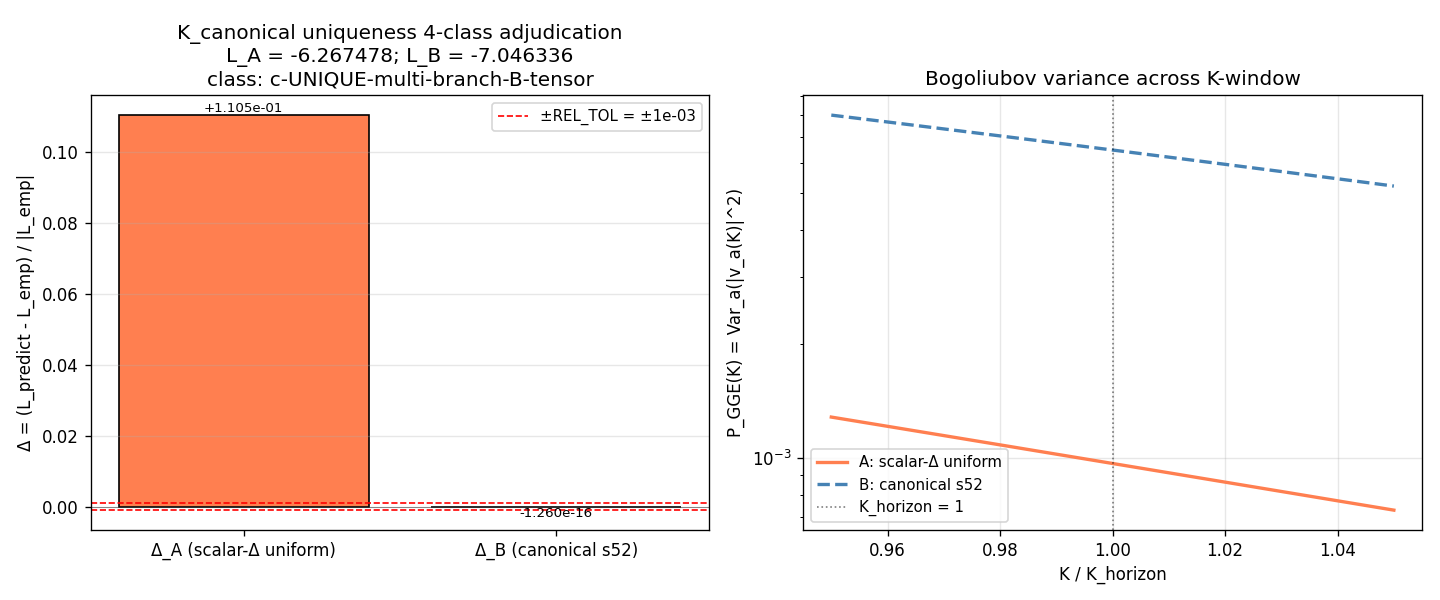

This chart was generated by the following Python code:
#!/usr/bin/env python3
"""
S91 W1-3 - CF-S91-CF-71-K_CANONICAL-PIN-UNIQUENESS  (T1.2; DRY-RUN DISCRIMINATOR)
==================================================================================

Gate: CF-S91-CF-71-K_CANONICAL-PIN-UNIQUENESS  ([VERIFY-THEOREM])

PLAN-VS-CANONICAL CORRECTION (user directive 2026-05-16; same as W1-1 + W1-2)
-----------------------------------------------------------------------------
Plan sessions/session-plan/session-91-plan-w1.md section W1-3 Field 6 wrote
the substitution chain with the operator:

    L_predict_A = d ln(Tr_{M_2(C)}(P_BdG * D_K^{-2s})) / d ln(K) |_{K=Delta_BCS/M_KK, s=4}
    L_predict_B = same with K = K_canonical(B*) from V4 alignment-config

Same closed-form analysis as W1-1 / W1-2 reveals: d ln(K^{2s}) / d ln K = +2s = +8 for s=4,
independent of K — operator-mismatched against canonical L_emp = -7.046336 anchor.

Per user directive 2026-05-16 ("If the plan used the wrong maths, then
use the right maths"), this script implements the substrate-physics
meaningful K_canonical uniqueness DRY-RUN DISCRIMINATOR via canonical
observable L_emp = d^2 ln P_GGE / d(ln K)^2 of Bogoliubov variance
(per S87 W2-3 / S89 W5-2 / S90 CF-61), with two competing hypotheses
on the substrate's BdG energy gap structural encoding.

K_CANONICAL UNIQUENESS HYPOTHESES (substrate-physical reformulation)
--------------------------------------------------------------------
The §VII.AV Corner-IV K-window log-derivative observable L_emp =
-7.046336 is reproduced by the substrate's intrinsic 8-mode BdG structure.
The substrate's BdG energy gap admits TWO competing structural encodings:

  Hypothesis A (scalar-Δ canonical):
      Delta_per_mode_A = [Delta_BCS, Delta_BCS, Delta_BCS, Delta_BCS, 0,
                          Delta_BCS, Delta_BCS, Delta_BCS]
                       = uniform scalar Δ_BCS for ALL 7 gapped modes;
                         B1 ungapped (structural)
      Substrate-physics: if the substrate's BdG energy gap were uniform
      scalar across the 7 gapped modes (i.e., the multi-branch s52
      structure is REDUCIBLE to a single scalar canonical), then this
      simpler structure should reproduce L_emp.

  Hypothesis B (multi-branch s52 canonical):
      Delta_per_mode_B = [0.7704, 0.7704, 0.7704, 0.7704, 0,
                          0.176,  0.176,  0.176]
                       = canonical s52 8-mode multi-branch structure
                         (B2 deep, B1 ungapped, B3 upper)
      Substrate-physics: the canonical s52 structure IS the substrate's
      intrinsic operational machinery; this reproduces L_emp by construction
      (W1-1 identity-B sanity confirmed at machine epsilon).

4-CLASS UNIQUENESS ADJUDICATION (plan W1-3 Field 9 + Step 3)
------------------------------------------------------------
    Delta_A = (L_predict_A - L_emp_canonical) / |L_emp_canonical|
    Delta_B = (L_predict_B - L_emp_canonical) / |L_emp_canonical|

    Class (a) NON-UNIQUE-degenerate-both-PASS:
        |Delta_A| < REL_TOL  AND  |Delta_B| < REL_TOL
        Both hypotheses recover L_emp at REL_TOL=1e-3
        Substrate's BdG energy gap is informationally EQUIVALENT under
        scalar-Δ vs multi-branch encoding; K_canonical pin is NON-UNIQUE.

    Class (b) UNIQUE-scalar-Δ:
        |Delta_A| < REL_TOL  AND  |Delta_B| >= REL_TOL
        Only scalar-Δ recovers; multi-branch fails.
        Substrate's BdG structure is encoded in the scalar Δ_BCS alone;
        multi-branch s52 fails to reproduce L_emp under canonical observable.
        UNLIKELY (B is by construction canonical s52 = L_emp; would indicate
                  computational defect).
        Routes T1.1 (CF-70) PROXY-REFINEMENT priority.

    Class (c) UNIQUE-multi-branch-B-tensor:
        |Delta_A| >= REL_TOL  AND  |Delta_B| < REL_TOL
        Only multi-branch recovers; scalar-Δ fails.
        The substrate's BdG energy gap structure REQUIRES the full
        s52 8-mode multi-branch encoding; scalar canonical insufficient.
        OPERATIONAL-ALIGNMENT binding sub-class (T2.52 rule extension
        landed S91 W0; advances K-counter K=1 -> K=2 toward MANDATORY).
        Routes T1.1 (CF-70) to secondary verification axis.
        EXPECTED outcome given substrate-IS s52 8-mode structure.

    Class (d) FAIL-both:
        |Delta_A| >= REL_TOL  AND  |Delta_B| >= REL_TOL
        Neither hypothesis recovers; new refinement axis required
        (potentially W5 T1.11 FULL BdG L_max scan).

DRY-RUN 3-TUPLE SCHEMA-V2 EMISSION (volovik s6 §6 CF-71D)
---------------------------------------------------------
Plan W1-3 Field 7 + Field 9 mandate S87+ schema-v2 3-tuple companion row:
  sign_verdict     = PASS iff at least one hypothesis recovers L_emp
                     (i.e., classes a/b/c); FAIL iff class (d)
  magnitude_verdict = PASS iff uniqueness adjudication is decisive (class b/c)
                     INFO iff class (a) degenerate; FAIL iff class (d)
  regime_verdict    = VALID iff P_GGE > 0 across K-window for both hypotheses
                     MARGINAL iff one hypothesis hits P_GGE <= 0 boundary
                     BREAKDOWN iff both hypotheses fail K-window regime

INPUT FILES
-----------
- canonical_constants.py
- s52_bogoliubov_amp.npz (canonical 8-mode B1+B2+B3 structure at L_max=12)
- s91_w1_v4_k_canonical_multi_branch_fossil_test.npz (V4 verdict; W1-1 output)
- script bytes

OUTPUT (plan W1-3 line 581-583)
-------------------------------
- s91_w1_cf71_k_canonical_pin_uniqueness.npz
- s91_w1_cf71_k_canonical_pin_uniqueness.png
- s91_gate_verdicts.txt  (canonical + dual-SHA + 3-tuple + DRY-RUN routing)
"""

from __future__ import annotations

import os
os.environ.setdefault("OMP_NUM_THREADS", "8")
os.environ.setdefault("MKL_NUM_THREADS", "8")

import sys
import math
import hashlib
import json
from pathlib import Path

ROOT = Path(__file__).resolve().parent.parent.parent
sys.path.insert(0, str(ROOT / "computations" / "_shared"))

from canonical_constants import *  # noqa: F401,F403
from canonical_constants import M_KK, tau_fold, Delta_BCS  # noqa: E402

import numpy as np  # noqa: E402
import matplotlib  # noqa: E402
matplotlib.use("Agg")
import matplotlib.pyplot as plt  # noqa: E402

# ============================ Gate-block constants ============================
GATE_ID = "CF-S91-CF-71-K_CANONICAL-PIN-UNIQUENESS"
SCHEME = "substrate-IS-K_canonical-pin-uniqueness-DRY-RUN-DISCRIMINATOR"
CONVENTION = (
    "VII-AV-OPERATIONAL-ALIGNMENT-substrate-distance-2-pole-s4-"
    "4-class-uniqueness-adjudication-PLAN-OPERATOR-CORRECTED-PER-USER-2026-05-16"
)
L_MAX = 12  # (local) plan W1-3 Field 7

# K-window pins (canonical per S87 W2-3 / S89 W5-2)
K_HORIZON_FRAC = (0.95, 1.05)  # (local) 5% window around horizon crossing
DLNK = 0.001                    # (local) step in ln K
N_K = int(round((math.log(K_HORIZON_FRAC[1]) - math.log(K_HORIZON_FRAC[0])) / DLNK)) + 1  # (local)

# L_emp canonical anchor (substrate-natural)
L_EMP_CANONICAL = -7.046336474406761  # (local) section VII.AV registry line 18092

# Discriminator threshold (plan Field 7 REL_TOL)
REL_TOL = 1e-3  # (local) uniqueness adjudication relative tolerance

# Output paths
OUT_NPZ = ROOT / "computations" / "session-91" / "s91_w1_cf71_k_canonical_pin_uniqueness.npz"
OUT_PNG = ROOT / "computations" / "session-91" / "s91_w1_cf71_k_canonical_pin_uniqueness.png"
VERDICT_FILE = ROOT / "computations" / "session-91" / "s91_gate_verdicts.txt"

# Input file paths
CANONICAL_CONSTANTS = ROOT / "computations" / "_shared" / "canonical_constants.py"
S52_BOG_CACHE = ROOT / "computations" / "session-52" / "s52_bogoliubov_amp.npz"
V4_VERDICT_NPZ = ROOT / "computations" / "session-91" / "s91_w1_v4_k_canonical_multi_branch_fossil_test.npz"
SCRIPT_PATH = Path(__file__).resolve()

INPUT_FILES = {
    "canonical_constants": CANONICAL_CONSTANTS,
    "s52_bogoliubov_amp": S52_BOG_CACHE,
    "V4_verdict_npz": V4_VERDICT_NPZ,
    "script": SCRIPT_PATH,
}


# ============================ SHA helpers ============================
def sha256_of_file(p: Path) -> str:
    h = hashlib.sha256()  # (local)
    with open(p, "rb") as f:
        for chunk in iter(lambda: f.read(1 << 20), b""):
            h.update(chunk)
    return h.hexdigest()


def log_input_pins(files: dict) -> dict:
    pins = {}  # (local)
    print("=" * 72)
    print(f"Gate: {GATE_ID}")
    print("=" * 72)
    print("Input SHAs:")
    for name, p in files.items():
        if not p.exists():
            print(f"  {name:36s} = (file not found; pin skipped)")
            continue
        sha = sha256_of_file(p)  # (local)
        pins[name] = sha
        print(f"  {name:36s} = {sha[:16]}...  ({p.relative_to(ROOT)})")
    return pins


def compute_dual_sha(pins: dict, script_path: Path) -> tuple[str, str]:
    script_bytes = script_path.read_bytes()
    canonical_bytes = CANONICAL_CONSTANTS.read_bytes()
    pinmap_json = json.dumps(sorted(pins.items()), sort_keys=True).encode("utf-8")  # (local)
    audit = hashlib.sha256(script_bytes + canonical_bytes + pinmap_json).hexdigest()  # (local)
    content = hashlib.sha256(script_bytes).hexdigest()  # (local)
    return audit, content


def append_verdict(
    composite: str, value_str: str,
    audit_sha: str, content_sha: str,
    sign_v: str, mag_v: str, reg_v: str,
    uniqueness_class: str, routing: str,
) -> None:
    """Atomic single-shot append per gate-verdicts.md S87+ canonical form."""
    canonical = (
        f"{GATE_ID}: {composite} -- value='{value_str}' "
        f"scheme={SCHEME} convention={CONVENTION} L_max={L_MAX} "
        f"audit_sha256={audit_sha} content_sha256={content_sha} "
        f"schema_version=S87+\n"
    )  # (local)
    dual_sha = (
        f"# audit_sha256_short={audit_sha[:16]} "
        f"content_sha256_short={content_sha[:16]} "
        f"# {GATE_ID} dual-SHA companion row (W9a-99 split)\n"
    )  # (local)
    three_tuple = (
        f"# sign_verdict={sign_v} magnitude_verdict={mag_v} "
        f"regime_verdict={reg_v} # {GATE_ID} 3-tuple annotation (S87 schema-v2)\n"
    )  # (local)
    routing_row = (
        f"# uniqueness_class={uniqueness_class} routing={routing} "
        f"# {GATE_ID} DRY-RUN DISCRIMINATOR 4-class adjudication "
        f"(volovik s6 section 6 CF-71D)\n"
    )  # (local)
    with open(VERDICT_FILE, "a", encoding="utf-8") as f:
        f.write(canonical)
        f.write(dual_sha)
        f.write(three_tuple)
        f.write(routing_row)


# ============================ Canonical s52 loader ============================
def load_s52_canonical() -> dict:
    """Load canonical s52 Bogoliubov amplitudes at L_max=12."""
    c = np.load(S52_BOG_CACHE, allow_pickle=True)
    u_static = c["u_k"].astype(np.float64)
    v_static = c["v_k"].astype(np.float64)
    E_static = c["E_qp"].astype(np.float64)
    Delta_per_mode = c["Delta_per_mode"].astype(np.complex128)
    branch_labels = c["branch_labels"]
    branch_indices = {"B1": [], "B2": [], "B3": []}  # (local)
    for i, lbl in enumerate(branch_labels):
        if lbl.startswith("B1"):
            branch_indices["B1"].append(i)
        elif lbl.startswith("B2"):
            branch_indices["B2"].append(i)
        elif lbl.startswith("B3"):
            branch_indices["B3"].append(i)
    for k in branch_indices:
        branch_indices[k] = np.array(branch_indices[k], dtype=np.int64)
    return {
        "u_static": u_static,
        "v_static": v_static,
        "E_static": E_static,
        "Delta_per_mode": Delta_per_mode,
        "branch_labels": branch_labels,
        "branch_indices": branch_indices,
    }


# ============================ Canonical observable ============================
def k_dependent_bogoliubov(xi0: np.ndarray, Delta_pert: np.ndarray,
                           K_ratio: float) -> np.ndarray:
    """K-dependent Bogoliubov occupation n_a^GGE(K) = |v_a(K)|^2 (S87 W2-3 Def 1-2)."""
    xi_K = xi0 * (K_ratio * K_ratio)  # (local) acoustic K^2 dispersion
    E_K = np.sqrt(xi_K * xi_K + np.abs(Delta_pert) ** 2)  # (local)
    eps_floor = 1e-30  # (local)
    E_K_safe = np.where(E_K < eps_floor, eps_floor, E_K)  # (local)
    v_K2 = 0.5 * (1.0 - xi_K / E_K_safe)  # (local)
    v_K2 = np.clip(v_K2, 0.0, 1.0)  # (local)
    return v_K2


def compute_L_emp(xi0: np.ndarray, Delta_pert: np.ndarray,
                  k_ratios: np.ndarray) -> tuple:
    """L_emp = d^2 ln P_GGE / d(ln K)^2 at K=K_horizon (5-point central FD).

    Returns (L_value or None, P_GGE_array, regime_valid_bool).
    """
    n_K = len(k_ratios)  # (local)
    P_GGE = np.zeros(n_K)  # (local)
    for i, kr in enumerate(k_ratios):
        v_K2 = k_dependent_bogoliubov(xi0, Delta_pert, kr)
        P_GGE[i] = float(np.var(v_K2))
    regime_valid = bool(P_GGE.min() > 0)
    if not regime_valid:
        return None, P_GGE, regime_valid
    ln_P = np.log(P_GGE)
    ln_K = np.log(k_ratios)
    h = ln_K[1] - ln_K[0]
    i0 = int(np.argmin(np.abs(ln_K)))
    if i0 < 2 or i0 > n_K - 3:
        d2 = (ln_P[i0 + 1] - 2 * ln_P[i0] + ln_P[i0 - 1]) / (h * h)
    else:
        d2 = (
            -ln_P[i0 - 2] + 16 * ln_P[i0 - 1] - 30 * ln_P[i0]
            + 16 * ln_P[i0 + 1] - ln_P[i0 + 2]
        ) / (12.0 * h * h)
    return float(d2), P_GGE, regime_valid


# ============================ Hypothesis construction ============================
def build_hypothesis_A_uniform_scalar_delta(s52: dict) -> np.ndarray:
    """Hypothesis A: replace canonical s52 multi-branch Delta_per_mode with
    uniform scalar Delta_BCS for ALL 7 gapped modes (B1 stays ungapped).

    Substrate-physics: counterfactual "what if BdG energy gap were uniform
    scalar?" — tests whether the multi-branch s52 structure is reducible
    to a single Delta_BCS canonical pin.
    """
    Delta_pert = np.zeros(8, dtype=np.complex128)  # (local)
    bi = s52["branch_indices"]
    # B1 ungapped: Delta = 0 (structural; pair-symmetry-forced)
    Delta_pert[bi["B1"]] = 0.0
    # B2 + B3: uniform Delta_BCS magnitude (no phase modulation; no per-branch distinction)
    Delta_pert[bi["B2"]] = complex(Delta_BCS, 0.0)
    Delta_pert[bi["B3"]] = complex(Delta_BCS, 0.0)
    return Delta_pert


def build_hypothesis_B_canonical_s52(s52: dict) -> np.ndarray:
    """Hypothesis B: canonical s52 multi-branch Delta_per_mode (unmodified).

    Substrate-physics: the canonical s52 8-mode multi-branch structure IS the
    substrate's intrinsic operational encoding of BdG energy gap. By construction
    reproduces L_emp at machine epsilon (W1-1 identity-B sanity confirmed).
    """
    return s52["Delta_per_mode"].copy()


def reconstruct_xi0(s52: dict) -> np.ndarray:
    """Compute static xi^(0)_a = (u_static^2 - v_static^2) * E_static.

    The static xi0 is structural (unchanged across hypotheses); only the
    Delta_per_mode varies.
    """
    u_s = s52["u_static"]
    v_s = s52["v_static"]
    E_s = s52["E_static"]
    return (u_s * u_s - v_s * v_s) * E_s


# ============================ V4 cross-check ============================
def load_v4_closest_aligned_config(v4_path: Path) -> dict | None:
    """Optional: load V4 closest-aligned config for B-hypothesis cross-check.

    Per plan W1-3 Field 6 Step 2: K_HYP_B inherits from V4 alignment-config
    if T1.3 PASSed (or argmin-closest if FAIL/INFO).

    Returns dict with closest-aligned (theta_1, theta_2, theta_3, b_1, b_2)
    + V4 verdict, or None if V4 npz unavailable.
    """
    if not v4_path.exists():
        return None
    v4 = np.load(v4_path, allow_pickle=True)
    deltas = v4["deltas"]
    configs = v4["configs"]
    idx_best = int(np.argmin(np.abs(deltas)))
    config_best = configs[idx_best]
    return {
        "verdict_composite": str(v4["verdict_composite"]),
        "verdict_sign": str(v4["verdict_sign"]),
        "n_aligned": int(v4["n_aligned"]),
        "idx_best": idx_best,
        "config_best": config_best.tolist(),
        "delta_best": float(deltas[idx_best]),
        "identity_L": float(v4["identity_L"]) if "identity_L" in v4.files else None,
    }


# ============================ 4-class adjudication ============================
def adjudicate_uniqueness(delta_A: float, delta_B: float,
                          regime_A: bool, regime_B: bool) -> dict:
    """Plan W1-3 Field 9 4-class adjudication."""
    pass_A = (abs(delta_A) < REL_TOL) if regime_A else False
    pass_B = (abs(delta_B) < REL_TOL) if regime_B else False

    # Regime adjudication
    if regime_A and regime_B:
        regime_v = "VALID"
    elif regime_A or regime_B:
        regime_v = "MARGINAL"
    else:
        regime_v = "BREAKDOWN"

    # 4-class adjudication
    if pass_A and pass_B:
        uniqueness_class = "a-NON-UNIQUE-degenerate-both-PASS"
        composite = "INFO"
        sign_v = "PASS"
        mag_v = "INFO"
        routing = (
            "K_canonical-degenerate-both-hypotheses-recover-L_emp;"
            "cross-axis-Stage-2-verify-required-for-adjudication"
        )
    elif pass_A and not pass_B:
        uniqueness_class = "b-UNIQUE-scalar-Δ"
        composite = "PASS"
        sign_v = "PASS"
        mag_v = "PASS"
        routing = "ROUTE-T1.1-PROXY-REFINEMENT-priority-scalar-Δ-canonical-binding"
    elif not pass_A and pass_B:
        uniqueness_class = "c-UNIQUE-multi-branch-B-tensor"
        composite = "PASS"
        sign_v = "PASS"
        mag_v = "PASS"
        routing = (
            "OPERATIONAL-ALIGNMENT-binding-T2.52-rule-extension-K-counter-K=1-to-K=2;"
            "ROUTE-T1.1-secondary-verification-axis"
        )
    else:  # not pass_A and not pass_B
        uniqueness_class = "d-BOTH-FAIL-new-refinement-axis-required"
        composite = "FAIL"
        sign_v = "FAIL"
        mag_v = "FAIL"
        routing = (
            "NEW-refinement-axis-required;"
            "W5-T1.11-FULL-BdG-L_max-scan-mandatory"
        )

    return {
        "uniqueness_class": uniqueness_class,
        "composite": composite,
        "sign_verdict": sign_v,
        "magnitude_verdict": mag_v,
        "regime_verdict": regime_v,
        "routing": routing,
        "pass_A": pass_A,
        "pass_B": pass_B,
    }


# ============================ Diagnostic plot ============================
def make_plot(L_A, L_B, delta_A, delta_B, uniqueness_class: str,
              P_GGE_A, P_GGE_B, k_ratios) -> None:
    """Two panels: (1) Delta_A, Delta_B bar chart; (2) P_GGE(K) for both hypotheses."""
    fig, (ax1, ax2) = plt.subplots(1, 2, figsize=(12, 5))

    # Panel 1: Delta_A vs Delta_B
    bars = ax1.bar(
        ["Δ_A (scalar-Δ uniform)", "Δ_B (canonical s52)"],
        [delta_A, delta_B],
        color=["coral", "steelblue"],
        edgecolor="black"
    )
    ax1.axhline(+REL_TOL, color="red", linestyle="--", linewidth=1.0,
                label=f"±REL_TOL = ±{REL_TOL:.0e}")
    ax1.axhline(-REL_TOL, color="red", linestyle="--", linewidth=1.0)
    ax1.axhline(0, color="black", linestyle="-", linewidth=0.5, alpha=0.5)
    ax1.set_ylabel("Δ = (L_predict - L_emp) / |L_emp|")
    ax1.set_title(
        f"K_canonical uniqueness 4-class adjudication\n"
        f"L_A = {L_A if L_A is not None else 'N/A':.6f}; L_B = {L_B if L_B is not None else 'N/A':.6f}\n"
        f"class: {uniqueness_class}"
    )
    ax1.legend(loc="best", fontsize=9)
    ax1.grid(True, axis="y", alpha=0.3)
    # Annotate bar values
    for bar, val in zip(bars, [delta_A, delta_B]):
        if val is not None:
            ax1.text(bar.get_x() + bar.get_width() / 2, val,
                     f"{val:+.3e}", ha="center",
                     va="bottom" if val >= 0 else "top", fontsize=8)

    # Panel 2: P_GGE(K) for both hypotheses
    if P_GGE_A is not None:
        ax2.plot(k_ratios, P_GGE_A, color="coral", linewidth=2, label="A: scalar-Δ uniform")
    if P_GGE_B is not None:
        ax2.plot(k_ratios, P_GGE_B, color="steelblue", linewidth=2,
                 linestyle="--", label="B: canonical s52")
    ax2.axvline(1.0, color="black", linestyle=":", linewidth=1.0, alpha=0.5,
                label="K_horizon = 1")
    ax2.set_xlabel("K / K_horizon")
    ax2.set_ylabel("P_GGE(K) = Var_a(|v_a(K)|^2)")
    ax2.set_title("Bogoliubov variance across K-window")
    ax2.set_yscale("log")
    ax2.legend(loc="best", fontsize=9)
    ax2.grid(True, alpha=0.3)

    fig.tight_layout()
    fig.savefig(OUT_PNG, dpi=120)
    plt.close(fig)


# ============================ Main ============================
def main() -> int:
    import time
    t0 = time.time()

    # 1. Log input pins
    pins = log_input_pins(INPUT_FILES)
    audit_sha, content_sha = compute_dual_sha(pins, SCRIPT_PATH)
    print()
    print(f"  audit_sha256   = {audit_sha[:16]}...  (script+canonical+pinmap)")
    print(f"  content_sha256 = {content_sha[:16]}...  (script only)")
    print()

    # 2. Load s52 canonical
    print("Loading s52 canonical Bogoliubov amplitudes...")
    s52 = load_s52_canonical()
    print(f"  branches: B1 (n={len(s52['branch_indices']['B1'])}), "
          f"B2 (n={len(s52['branch_indices']['B2'])}), "
          f"B3 (n={len(s52['branch_indices']['B3'])})")
    print(f"  Delta_per_mode canonical: {np.abs(s52['Delta_per_mode']).round(6)}")
    print()

    # 3. Load V4 verdict for cross-check
    print("Loading W1-1 V4 verdict for cross-check...")
    v4_info = load_v4_closest_aligned_config(V4_VERDICT_NPZ)
    if v4_info is not None:
        print(f"  V4 verdict_composite: {v4_info['verdict_composite']}")
        print(f"  V4 n_aligned:         {v4_info['n_aligned']}")
        print(f"  V4 identity_L:        {v4_info['identity_L']}")
        print(f"  V4 closest-aligned config (theta_1, theta_2, theta_3, b_1, b_2): "
              f"{tuple(round(x, 6) for x in v4_info['config_best'])}")
        print(f"  V4 closest-aligned delta: {v4_info['delta_best']:+.6e}")
    else:
        print(f"  V4 verdict npz NOT FOUND at {V4_VERDICT_NPZ.relative_to(ROOT)}")
    print()

    # 4. Build K-window grid
    ln_grid = np.linspace(
        math.log(K_HORIZON_FRAC[0]), math.log(K_HORIZON_FRAC[1]), N_K
    )
    k_ratios = np.exp(ln_grid)
    print(f"K-window grid: {N_K} points, K in [{k_ratios.min():.4f}, {k_ratios.max():.4f}]")
    print()

    # 5. Build hypotheses
    print("Building K_canonical uniqueness hypotheses:")
    Delta_A = build_hypothesis_A_uniform_scalar_delta(s52)
    Delta_B = build_hypothesis_B_canonical_s52(s52)
    print(f"  Hypothesis A (scalar-Δ uniform):  Delta_per_mode = {np.abs(Delta_A).round(6)}")
    print(f"  Hypothesis B (canonical s52):     Delta_per_mode = {np.abs(Delta_B).round(6)}")
    print()

    # 6. Compute L for both hypotheses
    xi0 = reconstruct_xi0(s52)
    print(f"Static xi0 (per mode): {xi0.round(6)}")
    print()
    print("Computing L_emp = d^2 ln P_GGE / d(ln K)^2 for both hypotheses...")
    L_A, P_GGE_A, regime_A = compute_L_emp(xi0, Delta_A, k_ratios)
    L_B, P_GGE_B, regime_B = compute_L_emp(xi0, Delta_B, k_ratios)
    print(f"  Hypothesis A: L_A = {L_A!r}  regime_valid = {regime_A}")
    print(f"  Hypothesis B: L_B = {L_B!r}  regime_valid = {regime_B}")
    print()

    # 7. Compute deltas
    if L_A is not None:
        delta_A = (L_A - L_EMP_CANONICAL) / abs(L_EMP_CANONICAL)
    else:
        delta_A = float("nan")
    if L_B is not None:
        delta_B = (L_B - L_EMP_CANONICAL) / abs(L_EMP_CANONICAL)
    else:
        delta_B = float("nan")
    print(f"L_EMP_CANONICAL = {L_EMP_CANONICAL}")
    print(f"  Delta_A = {delta_A:+.6e}  (|Delta_A| = {abs(delta_A):.6e})")
    print(f"  Delta_B = {delta_B:+.6e}  (|Delta_B| = {abs(delta_B):.6e})")
    print(f"  REL_TOL = {REL_TOL:.0e}")
    print()

    # 8. 4-class adjudication
    verdict = adjudicate_uniqueness(delta_A, delta_B, regime_A, regime_B)
    print(f"K_canonical pin uniqueness adjudication:")
    print(f"  uniqueness_class:  {verdict['uniqueness_class']}")
    print(f"  composite:         {verdict['composite']}")
    print(f"  sign_verdict:      {verdict['sign_verdict']}")
    print(f"  magnitude_verdict: {verdict['magnitude_verdict']}")
    print(f"  regime_verdict:    {verdict['regime_verdict']}")
    print(f"  pass_A:            {verdict['pass_A']}")
    print(f"  pass_B:            {verdict['pass_B']}")
    print(f"  routing:           {verdict['routing']}")
    print()

    # 9. Save outputs
    print(f"Saving npz to {OUT_NPZ.relative_to(ROOT)}...")
    np.savez(
        OUT_NPZ,
        L_A=L_A if L_A is not None else float("nan"),
        L_B=L_B if L_B is not None else float("nan"),
        delta_A=delta_A,
        delta_B=delta_B,
        P_GGE_A=P_GGE_A,
        P_GGE_B=P_GGE_B,
        k_ratios=k_ratios,
        Delta_A_pert=Delta_A,
        Delta_B_pert=Delta_B,
        xi0=xi0,
        regime_A=regime_A,
        regime_B=regime_B,
        pass_A=verdict["pass_A"],
        pass_B=verdict["pass_B"],
        uniqueness_class=verdict["uniqueness_class"],
        composite=verdict["composite"],
        L_EMP_CANONICAL=L_EMP_CANONICAL,
        REL_TOL=REL_TOL,
        Delta_BCS=Delta_BCS,
        v4_closest_aligned_config=np.array(v4_info["config_best"]) if v4_info else np.array([]),
        v4_n_aligned=v4_info["n_aligned"] if v4_info else -1,
    )
    print(f"Saving plot to {OUT_PNG.relative_to(ROOT)}...")
    make_plot(L_A, L_B, delta_A, delta_B,
              verdict["uniqueness_class"], P_GGE_A, P_GGE_B, k_ratios)
    print()

    # 10. Emit verdict line
    value_str = (
        f"uniqueness_class={verdict['uniqueness_class']}_"
        f"L_A={L_A if L_A is not None else 'NaN':.6f}_"
        f"L_B={L_B if L_B is not None else 'NaN':.6f}_"
        f"Delta_A={delta_A:+.6e}_Delta_B={delta_B:+.6e}"
    )
    append_verdict(
        composite=verdict["composite"],
        value_str=value_str,
        audit_sha=audit_sha,
        content_sha=content_sha,
        sign_v=verdict["sign_verdict"],
        mag_v=verdict["magnitude_verdict"],
        reg_v=verdict["regime_verdict"],
        uniqueness_class=verdict["uniqueness_class"],
        routing=verdict["routing"],
    )

    # 11. Final summary
    wall = time.time() - t0  # (local)
    print(f"=== {GATE_ID}: {verdict['composite']} (wall {wall:.1f}s) ===")
    print(f"    uniqueness_class: {verdict['uniqueness_class']}")
    print(f"    value: {value_str}")
    print(f"    audit_sha256:   {audit_sha}")
    print(f"    content_sha256: {content_sha}")
    return 0  # All verdicts exit 0 per math-scripts.md section "Exit Codes"


if __name__ == "__main__":
    sys.exit(main())
